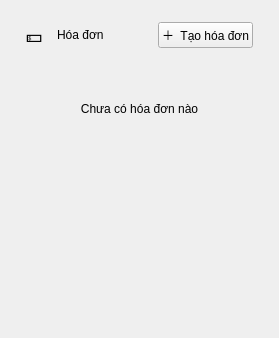
<?xml version="1.0" encoding="UTF-8"?>
<ui version="4.0">
 <class>InvoicesPage</class>
 <widget class="QWidget" name="InvoicesPage">
  <property name="styleSheet">
   <string notr="true">QLabel#Muted{color: #64748B; font: 600 10pt "Segoe UI";}</string>
  </property>
  <layout class="QVBoxLayout" name="verticalLayout">
   <property name="leftMargin">
    <number>26</number>
   </property>
   <property name="topMargin">
    <number>22</number>
   </property>
   <property name="rightMargin">
    <number>26</number>
   </property>
   <property name="bottomMargin">
    <number>22</number>
   </property>
   <property name="spacing">
    <number>14</number>
   </property>
   <item>
    <layout class="QHBoxLayout" name="headerLayout">
     <item>
      <widget class="QLabel" name="headerEmoji">
       <property name="text">
        <string>💵</string>
       </property>
       <property name="styleSheet">
        <string notr="true">font-size: 18px;</string>
       </property>
      </widget>
     </item>
     <item>
      <widget class="QLabel" name="PageTitle">
       <property name="objectName">
        <string>PageTitle</string>
       </property>
       <property name="text">
        <string>Hóa đơn</string>
       </property>
      </widget>
     </item>
     <item>
      <spacer name="horizontalSpacer">
       <property name="orientation">
        <enum>Qt::Horizontal</enum>
       </property>
       <property name="sizeHint" stdset="0">
        <size>
         <width>40</width>
         <height>20</height>
        </size>
       </property>
      </spacer>
     </item>
     <item>
      <widget class="QPushButton" name="createInvoiceButton">
       <property name="objectName">
        <string>PrimaryButton</string>
       </property>
       <property name="text">
        <string>＋  Tạo hóa đơn</string>
       </property>
       <property name="cursor">
        <cursorShape>PointingHandCursor</cursorShape>
       </property>
      </widget>
     </item>
    </layout>
   </item>
   <item>
    <spacer name="verticalSpacer">
     <property name="orientation">
      <enum>Qt::Vertical</enum>
     </property>
     <property name="sizeHint" stdset="0">
      <size>
       <width>20</width>
       <height>40</height>
      </size>
     </property>
    </spacer>
   </item>
   <item>
    <widget class="QLabel" name="emptyLabel">
     <property name="objectName">
      <string>Muted</string>
     </property>
     <property name="text">
      <string>Chưa có hóa đơn nào</string>
     </property>
     <property name="alignment">
      <set>Qt::AlignCenter</set>
     </property>
    </widget>
   </item>
   <item>
    <spacer name="verticalSpacer_2">
     <property name="orientation">
      <enum>Qt::Vertical</enum>
     </property>
     <property name="sizeHint" stdset="0">
      <size>
       <width>20</width>
       <height>200</height>
      </size>
     </property>
    </spacer>
   </item>
  </layout>
 </widget>
 <resources/>
 <connections/>
</ui>
